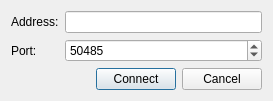
<?xml version="1.0" encoding="UTF-8"?>
<ui version="4.0">
 <class>ConnectDialog</class>
 <widget class="QDialog" name="ConnectDialog">
  <property name="geometry">
   <rect>
    <x>0</x>
    <y>0</y>
    <width>273</width>
    <height>101</height>
   </rect>
  </property>
  <property name="windowTitle">
   <string>Connect</string>
  </property>
  <layout class="QVBoxLayout" name="verticalLayout">
   <item>
    <layout class="QFormLayout" name="formLayout">
     <item row="0" column="0">
      <widget class="QLabel" name="m_addressLabel">
       <property name="text">
        <string>Address:</string>
       </property>
      </widget>
     </item>
     <item row="0" column="1">
      <widget class="QLineEdit" name="m_addressLineEdit"/>
     </item>
     <item row="1" column="0">
      <widget class="QLabel" name="m_portLabel">
       <property name="text">
        <string>Port:</string>
       </property>
      </widget>
     </item>
     <item row="1" column="1">
      <widget class="QSpinBox" name="m_portSpinBox">
       <property name="maximum">
        <number>65535</number>
       </property>
       <property name="value">
        <number>50485</number>
       </property>
      </widget>
     </item>
    </layout>
   </item>
   <item>
    <layout class="QHBoxLayout" name="horizontalLayout">
     <item>
      <spacer name="horizontalSpacer">
       <property name="orientation">
        <enum>Qt::Horizontal</enum>
       </property>
       <property name="sizeHint" stdset="0">
        <size>
         <width>40</width>
         <height>20</height>
        </size>
       </property>
      </spacer>
     </item>
     <item>
      <widget class="QPushButton" name="m_connectPushButton">
       <property name="text">
        <string>Connect</string>
       </property>
      </widget>
     </item>
     <item>
      <widget class="QPushButton" name="m_cancelPushButton">
       <property name="text">
        <string>Cancel</string>
       </property>
      </widget>
     </item>
    </layout>
   </item>
  </layout>
 </widget>
 <resources/>
 <connections>
  <connection>
   <sender>m_cancelPushButton</sender>
   <signal>clicked()</signal>
   <receiver>ConnectDialog</receiver>
   <slot>reject()</slot>
   <hints>
    <hint type="sourcelabel">
     <x>180</x>
     <y>68</y>
    </hint>
    <hint type="destinationlabel">
     <x>113</x>
     <y>44</y>
    </hint>
   </hints>
  </connection>
  <connection>
   <sender>m_connectPushButton</sender>
   <signal>clicked()</signal>
   <receiver>ConnectDialog</receiver>
   <slot>OnConnectButtonClicked()</slot>
   <hints>
    <hint type="sourcelabel">
     <x>99</x>
     <y>68</y>
    </hint>
    <hint type="destinationlabel">
     <x>113</x>
     <y>44</y>
    </hint>
   </hints>
  </connection>
 </connections>
 <slots>
  <slot>OnConnectButtonClicked()</slot>
 </slots>
</ui>
